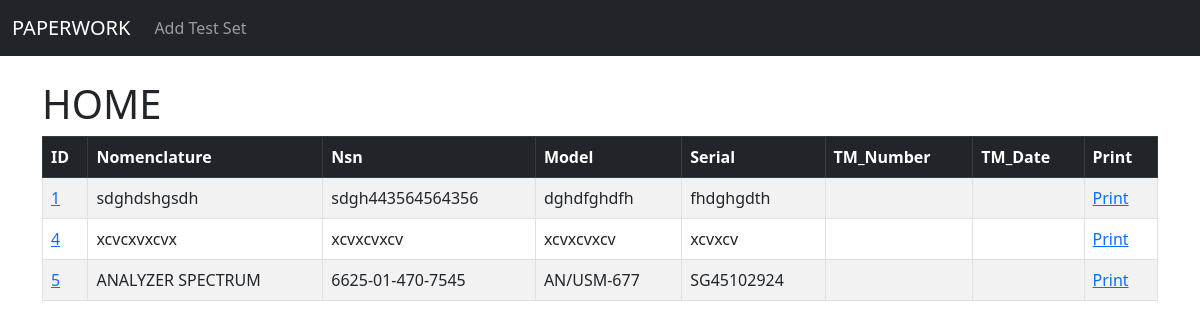
The page /paperwork/ on the database as committed earlier.
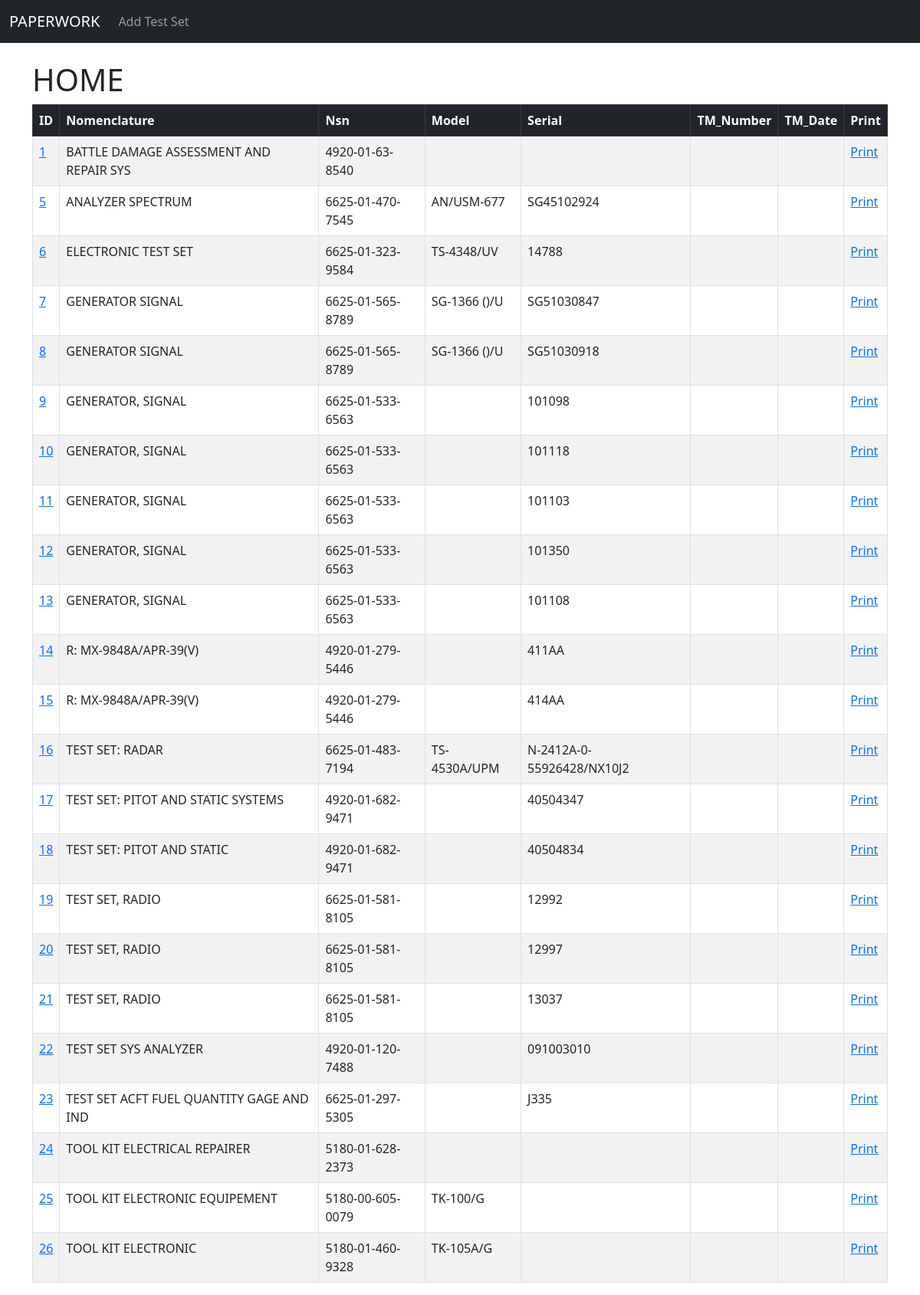
The same page on the database as committed later.
### messwithpaperwork/models.py (models this page shows, shortened)
class TestSet(models.Model):
    nomenclature = models.TextField(null=True, blank=True, max_length=100)
    nsn = models.TextField(null=True, blank=True, max_length=20)
    model = models.TextField(null=True, blank=True, max_length=20)
    serial_number = models.TextField(null=True, blank=True, max_length=30)
    tm_number = models.TextField(null=True, blank=True, max_length=50)
    tm_date = models.TextField(null=True, blank=True, max_length=20)

### messwithpaperwork/views.py (the view)
# urls.py: path('', views.home, name='home'),
def home(request):
    testSets = TestSet.objects.all()
    return render(request, 'home.html', {'testSets': testSets})

### messwithpaperwork/templates/home.html (shortened to what this page needs)
{% extends 'main.html' %}
{% block content%}
<h1>HOME</h1>
<table class="table table-striped table-hover table-bordered">
    <thead class="table-dark">
        <tr>
            <th scope="col">ID</th>
            <th scope="col">Nomenclature</th>
            <th scope="col">Nsn</th>
            <th scope="col">Model</th>
            <th scope="col">Serial</th>
            <th scope="col">TM_Number</th>
            <th scope="col">TM_Date</th>
            <th scope="col">Print</th>
        </tr>
    </thead>
    <tbody>
        {% for testSet in testSets %}
            <tr>
                <td><a href="{% url 'testSet' testSet.id %}">{{testSet.id}}</a></td>
                <td>{{testSet.nomenclature}}</td>
                <td>{{testSet.nsn}}</td>
                <td>{{testSet.model}}</td>
                <td>{{testSet.serial_number}}</td>
                <td>{{testSet.tm_number}}</td>
                <td>{{testSet.tm_date}}</td>
                <td><a href="{% url 'print_testset' testSet.id %}">Print</a></td>
            </tr>
        {% endfor %}
    </tbody>
</table>
{% endblock content %}

### templates/main.html (shortened to what this page needs)
<!doctype html>
<html lang="en">
  <head>
    <link href="https://cdn.jsdelivr.net/npm/bootstrap@5.2.3/dist/css/bootstrap.min.css" rel="stylesheet">
  </head>
  <body>
    {% include 'navbar.html'  %}
    <div class="container">
      <br/>
        {% block content %}
        {% endblock content %}
    </div>
  </body>
</html>

### templates/navbar.html (shortened to what this page needs)
<nav class="navbar navbar-expand-lg navbar-dark bg-dark">
  <div class="container-fluid">
    <a class="navbar-brand" href="{% url 'home' %}">PAPERWORK</a>
    <div class="collapse navbar-collapse" id="navbarSupportedContent">
      <ul class="navbar-nav me-auto mb-2 mb-lg-0">
        <li class="nav-item">
          <a class="nav-link" href="{% url 'add_testset' %}">Add Test Set</a>
        </li>
      </ul>
    </div>
  </div>
</nav>

Rows that differ between the two databases and show on the page:
removed TestSet: id "4", nomenclature "xcvcxvxcvx", nsn "xcvxcvxcv", model "xcvxcvxcv", serial_number "xcvxcv"
changed TestSet id 1: nomenclature "sdghdshgsdh" → "BATTLE DAMAGE ASSESSMENT AND REPAIR SYS"; nsn "sdgh443564564356" → "4920-01-63-8540"; model "dghdfghdfh" → (not shown); serial_number "fhdghgdth" → (not shown)
added TestSet: id "6", nomenclature "ELECTRONIC TEST SET", nsn "6625-01-323-9584", model "TS-4348/UV", serial_number "14788"
added TestSet: id "7", nomenclature "GENERATOR SIGNAL", nsn "6625-01-565-8789", model "SG-1366 ()/U", serial_number "SG51030847"
added TestSet: id "8", nomenclature "GENERATOR SIGNAL", nsn "6625-01-565-8789", model "SG-1366 ()/U", serial_number "SG51030918"
added TestSet: id "9", nomenclature "GENERATOR, SIGNAL", nsn "6625-01-533-6563", serial_number "101098"
added TestSet: id "10", nomenclature "GENERATOR, SIGNAL", nsn "6625-01-533-6563", serial_number "101118"
added TestSet: id "11", nomenclature "GENERATOR, SIGNAL", nsn "6625-01-533-6563", serial_number "101103"
added TestSet: id "12", nomenclature "GENERATOR, SIGNAL", nsn "6625-01-533-6563", serial_number "101350"
added TestSet: id "13", nomenclature "GENERATOR, SIGNAL", nsn "6625-01-533-6563", serial_number "101108"
added TestSet: id "14", nomenclature "R: MX-9848A/APR-39(V)", nsn "4920-01-279-5446", serial_number "411AA"
added TestSet: id "15", nomenclature "R: MX-9848A/APR-39(V)", nsn "4920-01-279-5446", serial_number "414AA"
added TestSet: id "16", nomenclature "TEST SET: RADAR", nsn "6625-01-483-7194", model "TS-4530A/UPM", serial_number "N-2412A-0-55926428/NX10J2"
added TestSet: id "17", nomenclature "TEST SET: PITOT AND STATIC SYSTEMS", nsn "4920-01-682-9471", serial_number "40504347"
added TestSet: id "18", nomenclature "TEST SET: PITOT AND STATIC", nsn "4920-01-682-9471", serial_number "40504834"
added TestSet: id "19", nomenclature "TEST SET, RADIO", nsn "6625-01-581-8105", serial_number "12992"
added TestSet: id "20", nomenclature "TEST SET, RADIO", nsn "6625-01-581-8105", serial_number "12997"
added TestSet: id "21", nomenclature "TEST SET, RADIO", nsn "6625-01-581-8105", serial_number "13037"
added TestSet: id "22", nomenclature "TEST SET SYS ANALYZER", nsn "4920-01-120-7488", serial_number "091003010"
added TestSet: id "23", nomenclature "TEST SET ACFT FUEL QUANTITY GAGE AND IND", nsn "6625-01-297-5305", serial_number "J335"
added TestSet: id "24", nomenclature "TOOL KIT ELECTRICAL REPAIRER", nsn "5180-01-628-2373"
added TestSet: id "25", nomenclature "TOOL KIT ELECTRONIC EQUIPEMENT", nsn "5180-00-605-0079", model "TK-100/G"
added TestSet: id "26", nomenclature "TOOL KIT ELECTRONIC", nsn "5180-01-460-9328", model "TK-105A/G"
